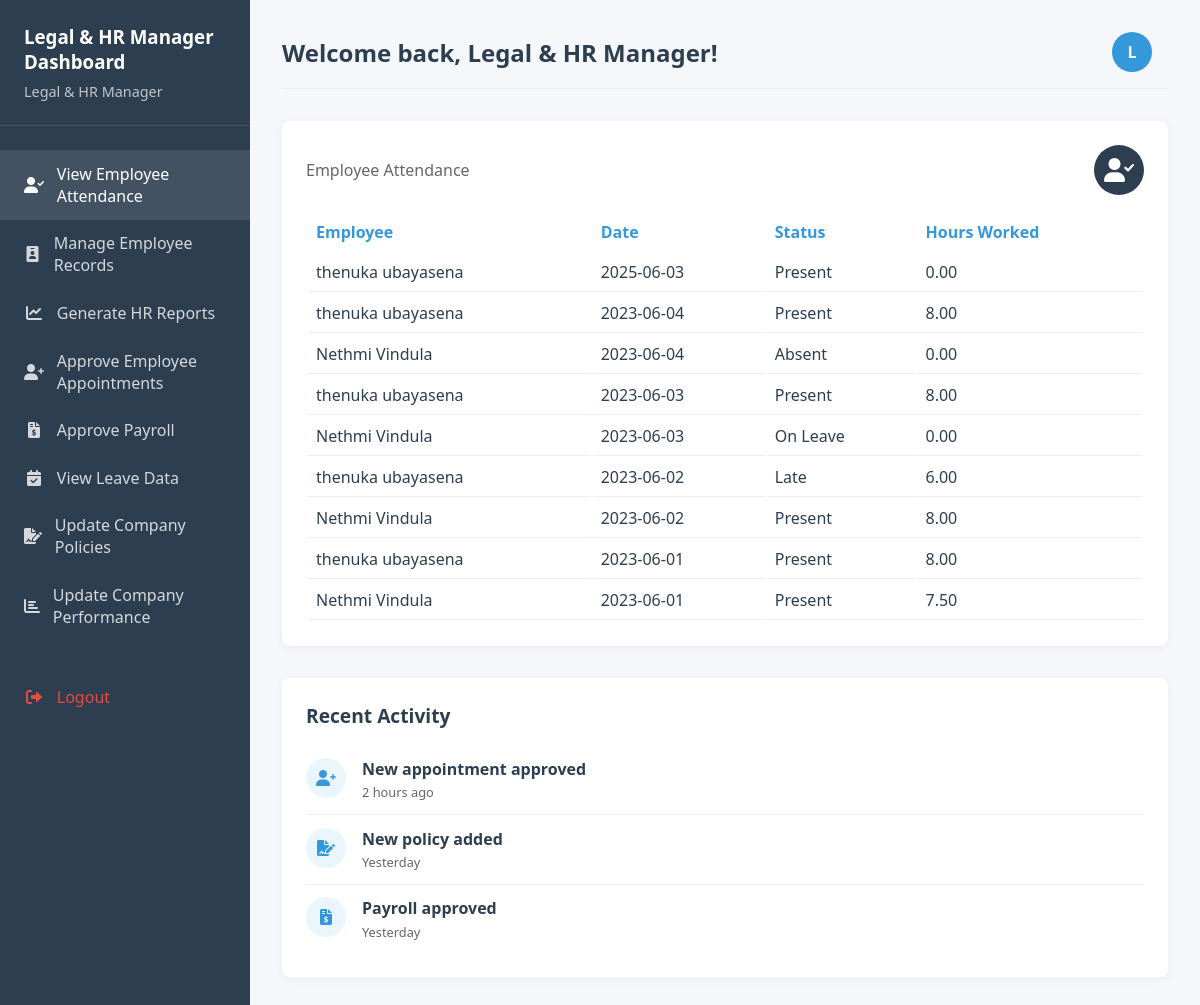
The app's page /legal_hr_manager_dashboard.php?view=view_attendance with its own data.
### tables this page shows
CREATE TABLE `attendance` (
  `attendance_id` int(11) NOT NULL,
  `date` date NOT NULL,
  `status` enum('Present','Absent','Late','On Leave') DEFAULT 'Present',
  `employee_id` int(11) NOT NULL,
  `hours_worked` decimal(4,2) DEFAULT 0.00
);

CREATE TABLE `employees` (
  `EMP_ID` int(11) NOT NULL,
  `FName` varchar(50) NOT NULL,
  `LName` varchar(50) NOT NULL,
  `username` varchar(50) NOT NULL,
  `password` varchar(255) NOT NULL,
  `EmpNIC` varchar(20) NOT NULL,
  `years_of_experience` int(11) DEFAULT NULL,
  `designation` varchar(100) NOT NULL,
  `EmpContact_No` varchar(15) DEFAULT NULL,
  `DOB` date DEFAULT NULL,
  `Emp_Email` varchar(100) DEFAULT NULL,
  `Dependent_Name` varchar(100) DEFAULT NULL,
  `Dependent_NIC` varchar(20) DEFAULT NULL,
  `Relationship` varchar(50) DEFAULT NULL,
  `DeContact_No` varchar(15) DEFAULT NULL,
  `created_at` timestamp NOT NULL DEFAULT current_timestamp(),
  `salary` decimal(10,2) NOT NULL
);

### legal_hr_manager_dashboard.php (the view, shortened to what this page needs)
<?php
require 'db_connection.php';
$displayName = isset($_SESSION['FName'], $_SESSION['LName']) ? $_SESSION['FName'] . ' ' . $_SESSION['LName'] : 'Legal & HR Manager';
$avatar = strtoupper(substr($displayName, 0, 1));
$showViewAttendance = false;
$showManageEmployeeRecords = false;
$showGenerateHRReports = false;
$showApproveAppointments = false;
$showApprovePayroll = false;
$showViewLeaveData = false;
$showUpdatePolicies = false;
$showUpdatePerformance = false;
if (isset($_GET['view'])) {
    $showViewAttendance = ($_GET['view'] === 'view_attendance');
    $showManageEmployeeRecords = ($_GET['view'] === 'manage_employee_records');
    $showGenerateHRReports = ($_GET['view'] === 'generate_hr_reports');
    $showApproveAppointments = ($_GET['view'] === 'approve_appointments');
    $showApprovePayroll = ($_GET['view'] === 'approve_payroll');
    $showViewLeaveData = ($_GET['view'] === 'view_leave_data');
    $showUpdatePolicies = ($_GET['view'] === 'update_policies');
    $showUpdatePerformance = ($_GET['view'] === 'update_performance');
} else {
}
if ($showViewAttendance) {
    $stmt = $pdo->query("SELECT a.attendance_id, a.employee_id, a.date, a.status, a.hours_worked, e.FName, e.LName
                         FROM attendance a
                         JOIN employees e ON a.employee_id = e.EMP_ID
                         ORDER BY a.date DESC");
    $attendance = $stmt->fetchAll();
}
?>
<!DOCTYPE html>
<html lang="en">
<head>
    <link rel="stylesheet" href="https://cdnjs.cloudflare.com/ajax/libs/font-awesome/6.0.0/css/all.min.css">
</head>
<body>
    <div class="dashboard-container">
        <div class="sidebar">
            <div class="sidebar-header">
                <h3>Legal & HR Manager Dashboard</h3>
                <p><?= htmlspecialchars($displayName) ?></p>
            </div>
            <div class="sidebar-menu">
                <a href="?view=view_attendance" class="menu-item <?= $showViewAttendance ? 'active' : '' ?>"><i class="fas fa-user-check"></i> View Employee Attendance</a>
                <a href="?view=manage_employee_records" class="menu-item <?= $showManageEmployeeRecords ? 'active' : '' ?>"><i class="fas fa-id-badge"></i> Manage Employee Records</a>
                <a href="?view=generate_hr_reports" class="menu-item <?= $showGenerateHRReports ? 'active' : '' ?>"><i class="fas fa-chart-line"></i> Generate HR Reports</a>
                <a href="?view=approve_appointments" class="menu-item <?= $showApproveAppointments ? 'active' : '' ?>"><i class="fas fa-user-plus"></i> Approve Employee Appointments</a>
                <a href="?view=approve_payroll" class="menu-item <?= $showApprovePayroll ? 'active' : '' ?>"><i class="fas fa-file-invoice-dollar"></i> Approve Payroll</a>
                <a href="?view=view_leave_data" class="menu-item <?= $showViewLeaveData ? 'active' : '' ?>"><i class="fas fa-calendar-check"></i> View Leave Data</a>
                <a href="?view=update_policies" class="menu-item <?= $showUpdatePolicies ? 'active' : '' ?>"><i class="fas fa-file-signature"></i> Update Company Policies</a>
                <a href="?view=update_performance" class="menu-item <?= $showUpdatePerformance ? 'active' : '' ?>"><i class="fas fa-chart-bar"></i> Update Company Performance</a>
                <a href="logout.php" class="menu-item" style="margin-top: 2rem; color: #e74c3c;"><i class="fas fa-sign-out-alt"></i> Logout</a>
            </div>
        </div>
        <div class="main-content">
            <div class="top-bar">
                <h2>Welcome back, <?= htmlspecialchars($displayName) ?>!</h2>
                <div class="user-info">
                    <div class="user-avatar"><?= $avatar ?></div>
                </div>
            </div>
            <div class="dashboard-cards">
                <?php if ($showViewAttendance && $attendance): ?>
                <div class="card">
                    <div class="card-header">
                        <span class="card-title">Employee Attendance</span>
                        <div class="card-icon bg-primary"><i class="fas fa-user-check"></i></div>
                    </div>
                    <table class="data-table">
                        <tr>
                            <th>Employee</th>
                            <th>Date</th>
                            <th>Status</th>
                            <th>Hours Worked</th>
                        </tr>
                        <?php foreach ($attendance as $record): ?>
                        <tr>
                            <td><?= htmlspecialchars($record['FName'] . ' ' . $record['LName']) ?></td>
                            <td><?= htmlspecialchars($record['date']) ?></td>
                            <td><?= htmlspecialchars($record['status']) ?></td>
                            <td><?= number_format($record['hours_worked'], 2) ?></td>
                        </tr>
                        <?php endforeach; ?>
                    </table>
                </div>
                <?php endif; ?>
            </div>
            <div class="recent-activity">
                <h3 class="section-title">Recent Activity</h3>
                <div class="activity-item">
                    <div class="activity-icon"><i class="fas fa-user-plus"></i></div>
                    <div class="activity-content">
                        <div class="activity-title">New appointment approved</div>
                        <div class="activity-time">2 hours ago</div>
                    </div>
                </div>
                <div class="activity-item">
                    <div class="activity-icon"><i class="fas fa-file-signature"></i></div>
                    <div class="activity-content">
                        <div class="activity-title">New policy added</div>
                        <div class="activity-time">Yesterday</div>
                    </div>
                </div>
                <div class="activity-item">
                    <div class="activity-icon"><i class="fas fa-file-invoice-dollar"></i></div>
                    <div class="activity-content">
                        <div class="activity-title">Payroll approved</div>
                        <div class="activity-time">Yesterday</div>
                    </div>
                </div>
            </div>
        </div>
    </div>
</body>
</html>

### legal_hr_manager_dashboard.php (style rules this page uses)
:root { --primary-color: #2c3e50; --secondary-color: #3498db; --accent-color: #e74c3c; --light-color: #ecf0f1; --dark-color: #2c3e50; --success-color: #2ecc71; }
* { margin: 0; padding: 0; box-sizing: border-box; font-family: 'Segoe UI', Tahoma, Geneva, Verdana, sans-serif; }
body { background-color: #f5f7fa; color: var(--dark-color); }
.dashboard-container { display: flex; min-height: 100vh; }
.sidebar { width: 250px; background-color: var(--primary-color); color: white; padding: 1.5rem 0; position: fixed; height: 100%; }
.sidebar-header { padding: 0 1.5rem 1.5rem; border-bottom: 1px solid rgba(255, 255, 255, 0.1); }
.sidebar-header h3 { color: white; margin-bottom: 0.5rem; }
.sidebar-header p { color: rgba(255, 255, 255, 0.7); font-size: 0.9rem; }
.sidebar-menu { padding: 1.5rem 0; }
.menu-item { padding: 0.8rem 1.5rem; display: flex; align-items: center; color: rgba(255, 255, 255, 0.8); text-decoration: none; transition: all 0.3s ease; }
.menu-item:hover, .menu-item.active { background-color: rgba(255, 255, 255, 0.1); color: white; }
.menu-item i { margin-right: 0.8rem; width: 20px; text-align: center; }
.main-content { flex: 1; margin-left: 250px; padding: 2rem; }
.top-bar { display: flex; justify-content: space-between; align-items: center; margin-bottom: 2rem; padding-bottom: 1rem; border-bottom: 1px solid #eee; }
.user-info { display: flex; align-items: center; }
.user-avatar { width: 40px; height: 40px; border-radius: 50%; background-color: var(--secondary-color); color: white; display: flex; align-items: center; justify-content: center; margin-right: 1rem; font-weight: bold; }
.dashboard-cards { display: grid; grid-template-columns: repeat(auto-fill, minmax(550px, 1fr)); gap: 1.5rem; margin-bottom: 2rem; }
.card { background: white; border-radius: 8px; padding: 1.5rem; box-shadow: 0 2px 10px rgba(0, 0, 0, 0.05); }
.card-header { display: flex; justify-content: space-between; align-items: center; margin-bottom: 1rem; }
.card-title { font-size: 1rem; color: #666; }
.card-icon { width: 50px; height: 50px; border-radius: 50%; display: flex; align-items: center; justify-content: center; color: white; font-size: 1.5rem; }
.bg-primary { background-color: var(--primary-color); }
.data-table, .form-table { width: 100%; }
.data-table td, .form-table td { padding: 8px; border-bottom: 1px solid #eee; }
.data-table th, .form-table th { text-align: left; padding: 8px; color: var(--secondary-color); }
.recent-activity { background: white; border-radius: 8px; padding: 1.5rem; box-shadow: 0 2px 10px rgba(0, 0, 0, 0.05); }
.section-title { font-size: 1.2rem; margin-bottom: 1rem; color: var(--primary-color); }
.activity-item { display: flex; padding: 0.8rem 0; border-bottom: 1px solid #eee; }
.activity-item:last-child { border-bottom: none; }
.activity-icon { width: 40px; height: 40px; border-radius: 50%; background-color: rgba(52, 152, 219, 0.1); color: var(--secondary-color); display: flex; align-items: center; justify-content: center; margin-right: 1rem; }
.activity-content { flex: 1; }
.activity-title { font-weight: 600; margin-bottom: 0.2rem; }
.activity-time { font-size: 0.8rem; color: #666; }

### records on screen
attendance: employee.LName "thenuka ubayasena", date "2025-06-03", status "Present", hours_worked "0.00"
attendance: employee.LName "thenuka ubayasena", date "2023-06-04", status "Present", hours_worked "8.00"
attendance: employee.LName "Nethmi Vindula", date "2023-06-04", status "Absent", hours_worked "0.00"
attendance: employee.LName "thenuka ubayasena", date "2023-06-03", status "Present", hours_worked "8.00"
attendance: employee.LName "Nethmi Vindula", date "2023-06-03", status "On Leave", hours_worked "0.00"
attendance: employee.LName "thenuka ubayasena", date "2023-06-02", status "Late", hours_worked "6.00"
attendance: employee.LName "Nethmi Vindula", date "2023-06-02", status "Present", hours_worked "8.00"
attendance: employee.LName "thenuka ubayasena", date "2023-06-01", status "Present", hours_worked "8.00"
attendance: employee.LName "Nethmi Vindula", date "2023-06-01", status "Present", hours_worked "7.50"

### other values on screen
$displayName "Legal & HR Manager"
$avatar "L"
